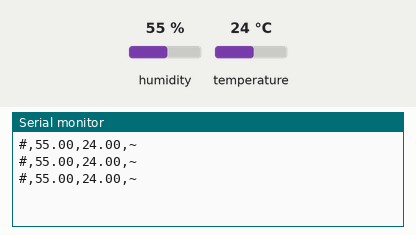
Simulated run of this sketch. Board: Arduino Uno, built with avr-gcc and run on an emulated ATmega328P. Parts: the last lines printed to the serial monitor. Inputs (shaded band) come from the test bench; at power-on: humidity 55 %, temperature 24 °C.

Above: at 2.8 s.
2.9 s: humidity set to 22 %
At 4.9 s:
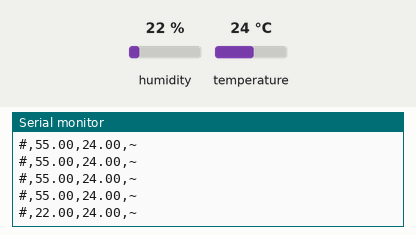
5.6 s: temperature set to 12 °C
At 6.8 s:
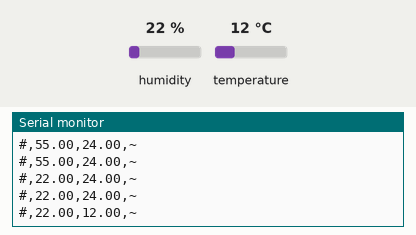
8.3 s: humidity set to 40 %
At 9.6 s:
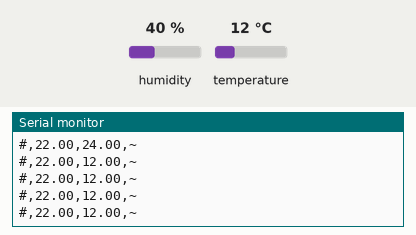
Timing chart, 0 to 11.3 s (numbered marks = the images above; inputs shaded):
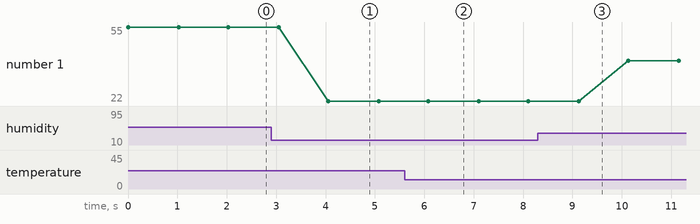

Measured:
- after the input at 2.9 s, the serial monitor: prints a new line after 1.2 s (image 1)
- after the input at 5.6 s, the serial monitor: prints a new line after 0.48 s (image 2)
- plotted number 1: 55 → 22 after the input at 2.9 s, 22 → 40 after the input at 8.3 s

The sketch:

arduino-program.ino
```cpp
#include "DHT.h"

DHT dht(2,DHT11);

void setup() {
  dht.begin();
  Serial.begin(9600);
}

void loop() {
  Serial.print("#");
  Serial.print(",");
  Serial.print(dht.readHumidity());
  Serial.print(",");
  Serial.print(dht.readTemperature());
  Serial.print(",");
  Serial.println("~");
  delay(1000);
}
```
